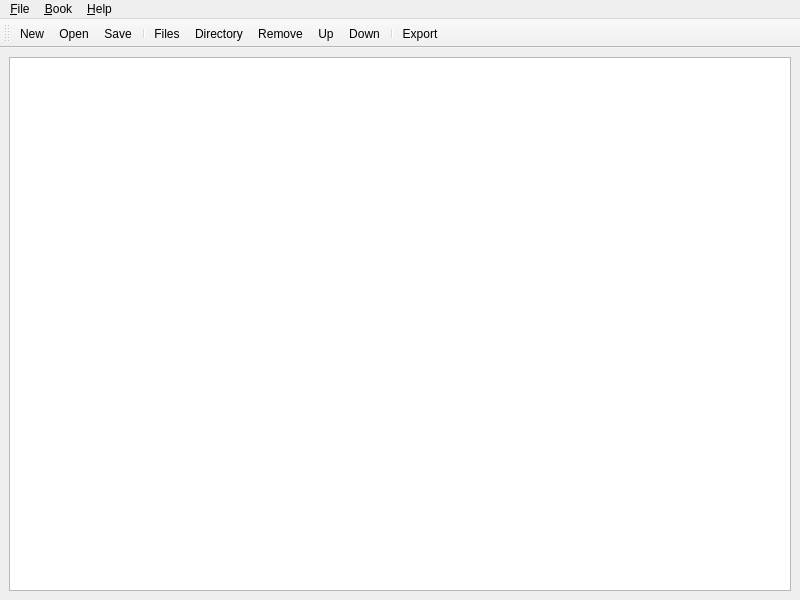
<?xml version="1.0" encoding="UTF-8"?>
<ui version="4.0">
 <class>MainWindowBook</class>
 <widget class="QMainWindow" name="MainWindowBook">
  <property name="geometry">
   <rect>
    <x>0</x>
    <y>0</y>
    <width>800</width>
    <height>600</height>
   </rect>
  </property>
  <property name="acceptDrops">
   <bool>true</bool>
  </property>
  <property name="windowTitle">
   <string>Mangle</string>
  </property>
  <widget class="QWidget" name="centralwidget">
   <layout class="QHBoxLayout" name="horizontalLayout">
    <item>
     <widget class="QListWidget" name="listWidgetFiles">
      <property name="selectionMode">
       <enum>QAbstractItemView::ExtendedSelection</enum>
      </property>
     </widget>
    </item>
   </layout>
  </widget>
  <widget class="QMenuBar" name="menubar">
   <property name="geometry">
    <rect>
     <x>0</x>
     <y>0</y>
     <width>800</width>
     <height>22</height>
    </rect>
   </property>
   <widget class="QMenu" name="menu_File">
    <property name="title">
     <string>&amp;File</string>
    </property>
    <addaction name="actionFileNew"/>
    <addaction name="actionFileOpen"/>
    <addaction name="actionFileSave"/>
    <addaction name="actionFileSaveAs"/>
    <addaction name="separator"/>
    <addaction name="actionFileExit"/>
   </widget>
   <widget class="QMenu" name="menu_Book">
    <property name="title">
     <string>&amp;Book</string>
    </property>
    <widget class="QMenu" name="menu_Add">
     <property name="title">
      <string>&amp;Add</string>
     </property>
     <addaction name="actionBookAddFiles"/>
     <addaction name="actionBookAddDirectory"/>
    </widget>
    <widget class="QMenu" name="menu_Shift">
     <property name="title">
      <string>&amp;Shift</string>
     </property>
     <addaction name="actionBookShiftUp"/>
     <addaction name="actionBookShiftDown"/>
    </widget>
    <widget class="QMenu" name="menuDownload">
     <property name="title">
      <string>Download from</string>
     </property>
     <addaction name="actionReadmanga"/>
     <addaction name="actionAdultmanga"/>
     <addaction name="actionMangareader_net"/>
    </widget>
    <addaction name="actionBookOptions"/>
    <addaction name="separator"/>
    <addaction name="menu_Add"/>
    <addaction name="actionBookRemove"/>
    <addaction name="menu_Shift"/>
    <addaction name="separator"/>
    <addaction name="actionBookExport"/>
    <addaction name="separator"/>
    <addaction name="menuDownload"/>
   </widget>
   <widget class="QMenu" name="menu_Help">
    <property name="title">
     <string>&amp;Help</string>
    </property>
    <addaction name="actionHelpHomepage"/>
    <addaction name="actionHelpAbout"/>
   </widget>
   <addaction name="menu_File"/>
   <addaction name="menu_Book"/>
   <addaction name="menu_Help"/>
  </widget>
  <widget class="QToolBar" name="toolBar">
   <property name="windowTitle">
    <string>toolBar</string>
   </property>
   <attribute name="toolBarArea">
    <enum>TopToolBarArea</enum>
   </attribute>
   <attribute name="toolBarBreak">
    <bool>false</bool>
   </attribute>
   <addaction name="actionFileNew"/>
   <addaction name="actionFileOpen"/>
   <addaction name="actionFileSave"/>
   <addaction name="separator"/>
   <addaction name="actionBookAddFiles"/>
   <addaction name="actionBookAddDirectory"/>
   <addaction name="actionBookRemove"/>
   <addaction name="actionBookShiftUp"/>
   <addaction name="actionBookShiftDown"/>
   <addaction name="separator"/>
   <addaction name="actionBookExport"/>
  </widget>
  <action name="actionFileNew">
   <property name="icon">
    <iconset resource="../res/resources.qrc">
     <normaloff>:/img/img/file_new.png</normaloff>:/img/img/file_new.png</iconset>
   </property>
   <property name="text">
    <string>&amp;New</string>
   </property>
   <property name="toolTip">
    <string>New book</string>
   </property>
   <property name="shortcut">
    <string>Ctrl+N</string>
   </property>
  </action>
  <action name="actionFileOpen">
   <property name="icon">
    <iconset resource="../res/resources.qrc">
     <normaloff>:/img/img/file_open.png</normaloff>:/img/img/file_open.png</iconset>
   </property>
   <property name="text">
    <string>&amp;Open...</string>
   </property>
   <property name="toolTip">
    <string>Open book</string>
   </property>
   <property name="shortcut">
    <string>Ctrl+O</string>
   </property>
  </action>
  <action name="actionFileSave">
   <property name="icon">
    <iconset resource="../res/resources.qrc">
     <normaloff>:/img/img/save_file.png</normaloff>:/img/img/save_file.png</iconset>
   </property>
   <property name="text">
    <string>&amp;Save</string>
   </property>
   <property name="toolTip">
    <string>Save book</string>
   </property>
   <property name="shortcut">
    <string>Ctrl+S</string>
   </property>
  </action>
  <action name="actionFileSaveAs">
   <property name="text">
    <string>Save &amp;as...</string>
   </property>
   <property name="toolTip">
    <string>Save book as</string>
   </property>
   <property name="shortcut">
    <string>Ctrl+Shift+S</string>
   </property>
  </action>
  <action name="actionFileExit">
   <property name="text">
    <string>&amp;Exit</string>
   </property>
   <property name="shortcut">
    <string>Ctrl+Q</string>
   </property>
  </action>
  <action name="actionBookOptions">
   <property name="text">
    <string>&amp;Options...</string>
   </property>
  </action>
  <action name="actionBookRemove">
   <property name="icon">
    <iconset resource="../res/resources.qrc">
     <normaloff>:/img/img/remove_files.png</normaloff>:/img/img/remove_files.png</iconset>
   </property>
   <property name="text">
    <string>&amp;Remove</string>
   </property>
   <property name="toolTip">
    <string>Remove files</string>
   </property>
   <property name="shortcut">
    <string>Del</string>
   </property>
  </action>
  <action name="actionBookExport">
   <property name="icon">
    <iconset resource="../res/resources.qrc">
     <normaloff>:/img/img/export_book.png</normaloff>:/img/img/export_book.png</iconset>
   </property>
   <property name="text">
    <string>&amp;Export...</string>
   </property>
   <property name="toolTip">
    <string>Export book</string>
   </property>
   <property name="shortcut">
    <string>Ctrl+E</string>
   </property>
  </action>
  <action name="actionHelpHomepage">
   <property name="text">
    <string>&amp;Homepage...</string>
   </property>
  </action>
  <action name="actionHelpAbout">
   <property name="text">
    <string>&amp;About...</string>
   </property>
   <property name="toolTip">
    <string>About</string>
   </property>
   <property name="shortcut">
    <string>F1</string>
   </property>
  </action>
  <action name="actionBookAddFiles">
   <property name="icon">
    <iconset resource="../res/resources.qrc">
     <normaloff>:/img/img/add_file.png</normaloff>:/img/img/add_file.png</iconset>
   </property>
   <property name="text">
    <string>&amp;Files...</string>
   </property>
   <property name="toolTip">
    <string>Add files</string>
   </property>
   <property name="shortcut">
    <string>Ctrl+F</string>
   </property>
  </action>
  <action name="actionBookAddDirectory">
   <property name="icon">
    <iconset resource="../res/resources.qrc">
     <normaloff>:/img/img/add_directory.png</normaloff>:/img/img/add_directory.png</iconset>
   </property>
   <property name="text">
    <string>&amp;Directory...</string>
   </property>
   <property name="toolTip">
    <string>Add directory</string>
   </property>
   <property name="shortcut">
    <string>Ctrl+D</string>
   </property>
  </action>
  <action name="actionBookShiftUp">
   <property name="icon">
    <iconset resource="../res/resources.qrc">
     <normaloff>:/img/img/shift_up.png</normaloff>:/img/img/shift_up.png</iconset>
   </property>
   <property name="text">
    <string>&amp;Up</string>
   </property>
   <property name="toolTip">
    <string>Shift files up</string>
   </property>
   <property name="shortcut">
    <string>Ctrl+PgUp</string>
   </property>
  </action>
  <action name="actionBookShiftDown">
   <property name="icon">
    <iconset resource="../res/resources.qrc">
     <normaloff>:/img/img/shift_down.png</normaloff>:/img/img/shift_down.png</iconset>
   </property>
   <property name="text">
    <string>&amp;Down</string>
   </property>
   <property name="toolTip">
    <string>Shift files down</string>
   </property>
   <property name="shortcut">
    <string>Ctrl+PgDown</string>
   </property>
  </action>
  <action name="actionReadmanga">
   <property name="text">
    <string>readmanga.ru</string>
   </property>
  </action>
  <action name="actionAdultmanga">
   <property name="text">
    <string>adultmanga.ru</string>
   </property>
  </action>
  <action name="actionMangareader_net">
   <property name="text">
    <string>mangareader.net</string>
   </property>
  </action>
 </widget>
 <resources>
  <include location="../res/resources.qrc"/>
 </resources>
 <connections>
  <connection>
   <sender>actionFileExit</sender>
   <signal>triggered()</signal>
   <receiver>MainWindowBook</receiver>
   <slot>close()</slot>
   <hints>
    <hint type="sourcelabel">
     <x>-1</x>
     <y>-1</y>
    </hint>
    <hint type="destinationlabel">
     <x>399</x>
     <y>299</y>
    </hint>
   </hints>
  </connection>
 </connections>
</ui>
